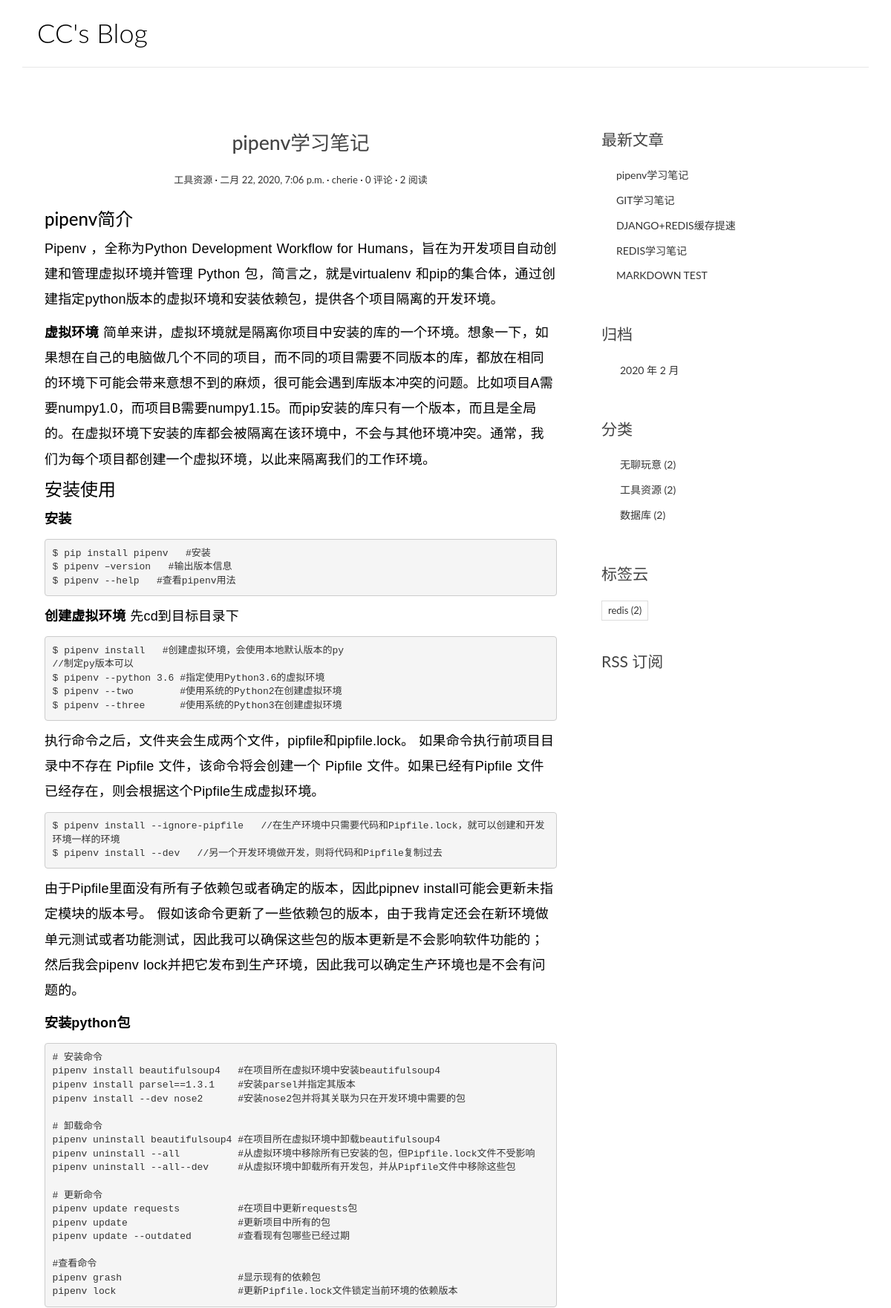
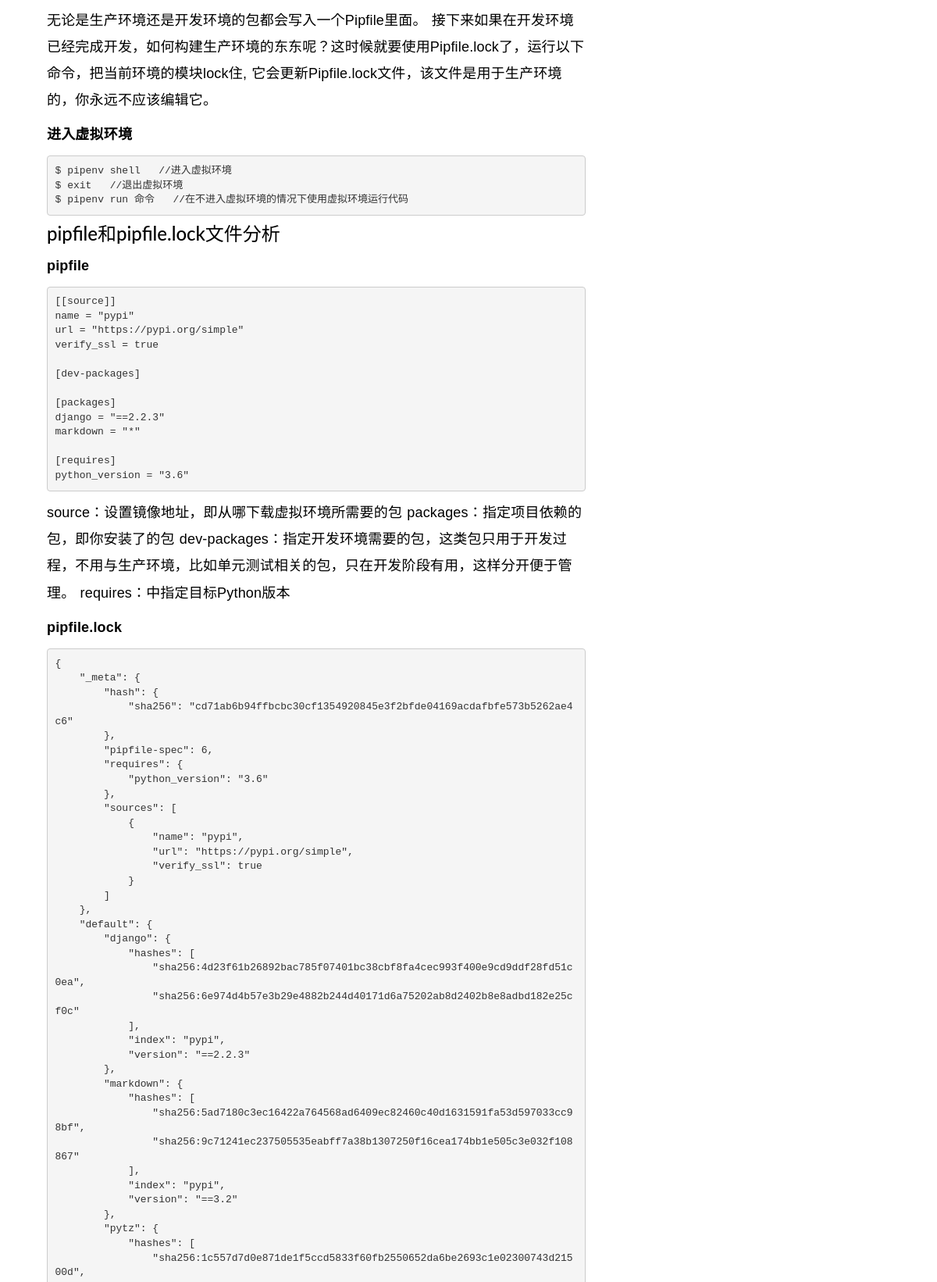
The app's page /posts/19/ (upper part) with its own data (2 pictures, top to bottom).
### blog/models.py (models this page shows, shortened)
class Post(models.Model):
    views = models.PositiveIntegerField(default=0,editable=False)
    title = models.CharField(max_length=70)
    body = models.TextField()
    created_time = models.DateTimeField('创建时间',default = timezone.now)
    modified_time = models.DateTimeField()
    excerpt = models.CharField(max_length=200, blank=True)
    category = models.ForeignKey(Category, on_delete=models.CASCADE)
    tags = models.ManyToManyField(Tag, blank=True)
    author = models.ForeignKey(User, on_delete=models.CASCADE)
    def save(self,*args,**kwargs):
        self.modified_time = timezone.now()
        if self.excerpt == '':
            md = markdown.Markdown(extensions=[
                'markdown.extensions.extra',
                'markdown.extensions.codehilite',
            ])
            self.excerpt = strip_tags(md.convert(self.body))[:54]
        else:
            self.excerpt = self.excerpt
        super().save(*args,**kwargs)
    def get_absolute_url(self):
        return reverse('blog:detail',kwargs={'pk':self.pk})
    class Meta:
        verbose_name = '文章'
        verbose_name_plural = verbose_name
        ordering = ['-created_time','-modified_time']
    def increase_views(self):
        self.views += 1
        self.save(update_fields=['views'])  #将+1之后的值存到数据库，update_fields限定更新的字段

class Category(models.Model):
    name = models.CharField(max_length=100)

class Tag(models.Model):                             #标签类
    name = models.CharField(max_length=100)

### blog/views.py (the view)
# urls.py: path('posts/<int:pk>/',views.detail,name = 'detail'),
def detail(request,pk):
    post = get_object_or_404(Post, pk=pk)
    post.increase_views() # 阅读量+1
    post.body = markdown.markdown(post.body,
                                    extensions=[
                                    'markdown.extensions.extra',
                                    'markdown.extensions.codehilite',
                                    'markdown.extensions.toc',
                                    TocExtension(slugify = slugify)
                                  ])
    return render(request, 'blog/detail.html', context={'post':post})

### blog/templatetags/blog_extras.py (called while the page is built)
@register.inclusion_tag('blog/inclusions/_recent_posts.html', takes_context=True)
def show_recent_posts(context, num=5):
    return {
        'recent_post_list': Post.objects.all().order_by('-created_time')[:num],
    }

@register.inclusion_tag('blog/inclusions/_archives.html', takes_context=True)
def show_archives(context):
    return {
        'date_list': Post.objects.dates('created_time', 'month', order='DESC'),
    }

@register.inclusion_tag('blog/inclusions/_categories.html', takes_context=True)
def show_categories(context):
    category_list = Category.objects.annotate(num_posts=Count('post')).filter(num_posts__gt=0)
    return {
        'category_list': category_list,
    }

@register.inclusion_tag('blog/inclusions/_tags.html', takes_context=True)
def show_tags(context):
    tag_list = Tag.objects.annotate(num_posts=Count('post')).filter(num_posts__gt=0)
    return {
        'tag_list': tag_list,
    }

### comments/templatetags/comments_extras.py (called while the page is built)
@register.inclusion_tag('comments/inclusions/_form.html', takes_context=True)
def show_comment_form(context, post, form=None):
    if form is None:
        form = CommentForm()
    return {
        'form': form,
        'post': post,
    }

@register.inclusion_tag('comments/inclusions/_list.html', takes_context=True)
def show_comments(context, post):
    comment_list = post.comment_set.all().order_by('-created_time')
    comment_count = comment_list.count()
    return {
        'comment_count': comment_count,
        'comment_list': comment_list,
    }

### templates/blog/detail.html (shortened to what this page needs)
{% extends 'base.html' %}
{% load comments_extras %}
{% block main %}
<article class="post post-{{ post.pk }}">
        <header class="entry-header">
          <h1 class="entry-title">{{ post.title }}</h1>
          <div class="entry-meta">
            <span class="post-category"><a href="{% url 'blog:category' post.category.pk %}">{{ post.category.name }}</a></span>
            <span class="post-date"><a href="#"><time class="entry-date"
                                                      datetime="{{ post.created_time }}">{{ post.created_time }}</time></a></span>
            <span class="post-author"><a href="#">{{ post.author }}</a></span>
            <span class="comments-link"><a href="#comment-area">{{ post.comment_set.count }} 评论</a></span>
            <span class="views-count"><a href="#">{{ post.views }} 阅读</a></span>
          </div>
        </header>
        <div class="entry-content clearfix">
          {{ post.body|safe }}
        </div>
      </article>
{% endblock main %}

### templates/blog/inclusions/_recent_posts.html
<div class="widget widget-recent-posts">
        <h3 class="widget-title">最新文章</h3>
        <ul>
          {% for post in recent_post_list %}
            <li>
              <a href="{{ post.get_absolute_url }}">{{ post.title }}</a>
            </li>
          {% empty %}
            暂无文章！
          {% endfor %}
        </ul>
</div>

### templates/blog/inclusions/_categories.html
<div class="widget widget-category">
        <h3 class="widget-title">分类</h3>
        <ul>
          {% for category in category_list %}
            <li>
              <a href="{% url 'blog:category' category.pk %}">{{ category.name }} <span class="post-count">({{ category.num_posts }})</span></a>
            </li>
          {% empty %}
            暂无分类！
          {% endfor %}
        </ul>
</div>

### templates/blog/inclusions/_tags.html
<div class="widget widget-tag-cloud">
        <h3 class="widget-title">标签云</h3>
        <ul>
          {% for tag in tag_list %}
            <li>
              <a href="{% url 'blog:tag' tag.pk %}">{{ tag.name }} <span class="post-count"> ({{ tag.num_posts }})</span></a>
            </li>
          {% empty %}
            暂无标签！
          {% endfor %}
        </ul>
</div>

### blog/static/blog/css/custom.css (style rules this page uses)
* { outline: none; }
h1, h2, h3, h4, h5, h6 { margin-top: 0; }
a { color: #333; }
body { color: #444; font-family: 'Lato', sans-serif; }
p { font-family: 'Ubuntu', sans-serif; font-weight: 400; word-spacing: 1px; letter-spacing: 0.01em; }
.post { background: #fff; padding: 30px 30px 0; }
.entry-title { text-align: center; font-size: 1.9em; margin-bottom: 20px; line-height: 1.6; padding: 10px 20px 0; }
.entry-meta { text-align: center; color: #DDDDDD; font-size: 13px; margin-bottom: 30px; }
.entry-content { font-size: 18px; line-height: 1.9; font-weight: 300; color: #000; }
.post-category::after, .post-date::after, .post-author::after, .comments-link::after { content: ' ·'; color: #000; }
.widget { background: #fff; padding: 30px 0 0; }
.widget-title { font-size: 1.5em; margin-bottom: 20px; line-height: 1.6; padding: 10px 0 0; font-weight: 400; }
.widget-recent-posts ul { padding: 0; margin: 0; padding-left: 20px; }
.widget-recent-posts ul li { list-style-type: none; position: relative; line-height: 170%; margin-bottom: 10px; }
.widget-recent-posts ul li::before { content: '\f3d3'; font-family: "Ionicons"; position: absolute; left: -17px; top: 3px; font-size: 16px; color: #000; }
.widget-category ul { padding: 0; margin: 0; padding-left: 25px; }
.widget-category ul li { list-style-type: none; position: relative; line-height: 170%; margin-bottom: 10px; }
.widget-category ul li::before { content: '\f3fe'; font-family: "Ionicons"; position: absolute; left: -25px; top: 1px; font-size: 18px; color: #000; }
.widget-tag-cloud ul { padding: 0; margin: 0; margin-right: -10px; }
.widget-tag-cloud ul li { list-style-type: none; font-size: 13px; display: inline-block; margin-right: 10px; margin-bottom: 10px; padding: 3px 8px; border: 1px solid #ddd; }

### templates/base.html (style rules this page uses)
.codehilite { padding: 0; }

### records on screen
Post: title "pipenv学习笔记", category.name "工具资源", created_time "二月 22, 2020, 7:06 p.m.", author "cherie", comment_set.count "0", views "2", body "pipenv简介 Pipenv ，全称为Python Development Workflow for Humans，旨在为开发项目自动创建和管理虚拟环境并管理 Python 包，简言之，就是virtualenv 和pip的集合体，通过创建指定python版本的虚拟环境和安装依赖包，提供各个项目隔离的开发环境。 虚拟环境 简单来讲，虚拟环境就是隔离你项目中安装的库的一个环境。想象一下，如果想在自己的电脑做几个不同的项目，而不同的项目需要不同版本的库，都放在相同的环境下可能会带来意想不到的麻烦，很可能会遇到库版本冲突的问题。比如项目A需要numpy1.0，而项目B需要numpy1.15。而pip安装的库只有一个版本，而且是全局的。在虚拟环境下安装的库都会被隔离在该环境中，不会与其他环境冲突。通常，我们为每个项目都创建一个虚拟环境，以此来隔离我们的工作环境。 安装使用 安装 $ pip install pipenv #安装 $ pipenv –version #输出版本信息 $ pipenv --help #查看pipenv用法 创建虚拟环境 先cd到目标目录下 $ pipenv install #创建虚拟环境，会使用本地默认版本的py //制定py版本可以 $ pipenv --python 3 .6 #指定使用Python3.6的虚拟环境 $ pipenv --two #使用系统的Python2在创建虚拟环境 $ pipenv --three #使用系统的Python3在创建虚拟环境 执行命令之后，文件夹会生成两个文件，pipfile和pipfile.lock。…"
Post: title "GIT学习笔记"
Post: title "DJANGO+REDIS缓存提速"
Post: title "REDIS学习笔记"
Post: title "MARKDOWN TEST"
Category: name "无聊玩意", num_posts "2"
Category: name "工具资源", num_posts "2"
Category: name "数据库", num_posts "2"
Tag: name "redis", num_posts "2"

### other values on screen
{{ date.year }} "2020"
{{ date.month }} "2"
